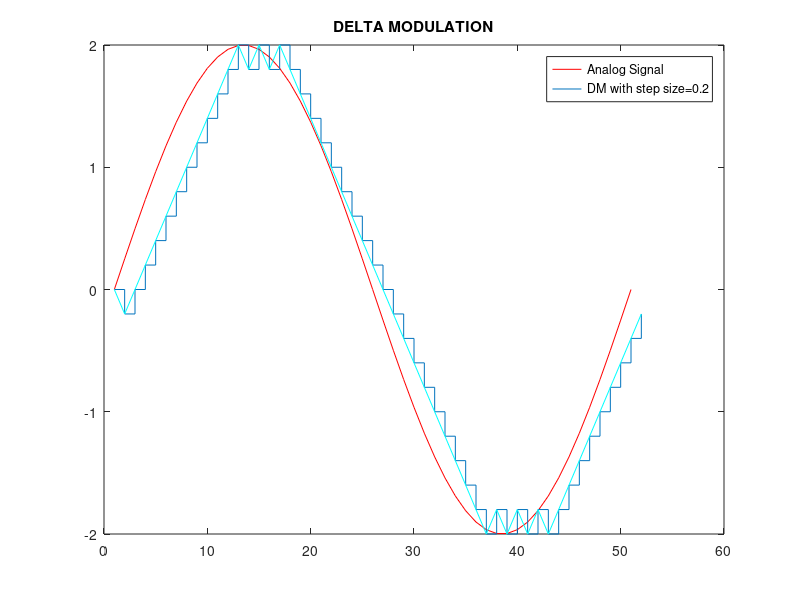

Reproduce this figure in MATLAB.
close all;
clear all;
a=2;
t=0:2*pi/50:2*pi;
x=a*sin(t);
l=length(x);
plot(x,'r')
delta=0.2
hold on
xn=0;
for i=1:l
    if x(i)>xn(i)
        d(i)=1
        xn(i+1)=xn(i)+delta
    else
        d(i)=0;
        xn(i+1)=xn(i)-delta;
    end
end
stairs(xn)
hold on
for i=1:d
    if d(i)>xn(i)
        d(i)=0
        xn(i+1)=xn(i)-delta
    else
        d(i)=1
        xn(i+1)=xn(i)+delta
    end
end
plot(xn,'c')
legend('Analog Signal','DM with step size=0.2')
title('DELTA MODULATION')